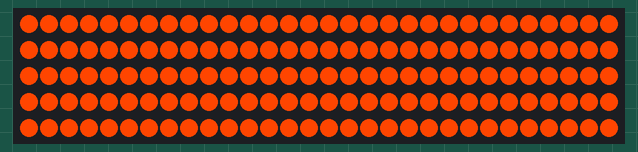
Recording of a sketch running on a simulated Arduino Uno, built with avr-gcc and run on an emulated ATmega328P. Shown: 150 RGB LEDs in strip order, left to right, continuing on the next row. Random numbers use the default seed unless the sketch sets one.

Above: at 8.86 s.

The sketch:

HalloweenFlicker.ino
```cpp
#include <Adafruit_NeoPixel.h>
#ifdef __AVR__
  #include <avr/power.h>
#endif

#define PIN 6
#define LIGHTS 150

Adafruit_NeoPixel strip = Adafruit_NeoPixel(LIGHTS, PIN, NEO_GRB + NEO_KHZ800);
bool lightsOn = false;

void setup() {
	strip.begin();
	strip.show();
}

void loop() {
  //setStripColor(strip.Color(255, 69, 0));
	toggleStrip();
  strip.show();
}

void toggleStrip() {
    if (lightsOn) {
        setStripColor(strip.Color(0, 0, 0));
        lightsOn = false;
        delay(random(100));
    } else {
        setStripColor(strip.Color(255, 69, 0));
        lightsOn = true;
        delay(random(1000));
    }
}

void setStripColor(uint32_t c) {
	for(uint16_t i=0; i<strip.numPixels(); i++) {
		strip.setPixelColor(i, c);
	}
}
```
